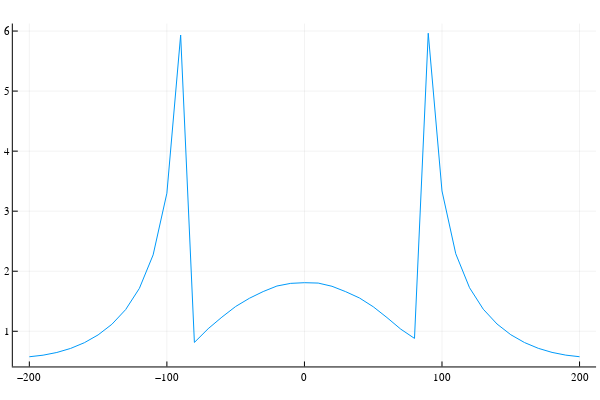

Here is the notebook cell this chart was saved with:
### Code cell
ind0 = findall(yA .== 0)[1]
plot(xA,imagenE[ind0,:],label="")

### Figure 1 — Plotly figure (JSON) as saved in the notebook; plotly's stock layout.template omitted (floating-point values rounded to 4 significant figures)
{"data": [{"colorbar": {"len": 0.9525, "title": {"text": ""}, "x": 0.9934, "y": 0.5139}, "legendgroup": "", "line": {"color": "rgba(0, 154, 250, 1.000)", "dash": "solid", "shape": "linear", "width": 1}, "mode": "lines", "name": "", "showlegend": false, "type": "scatter", "x": [-200, -190, -180, -170, -160, -150, -140, -130, -120, -110, -100, -90, -80, -70, -60, -50, -40, -30, -20, -10, 0, 10, 20, 30, 40, 50, 60, 70, 80, 90, 100, 110, 120, 130, 140, 150, 160, 170, 180, 190, 200], "xaxis": "x", "y": [0.5756, 0.6019, 0.6468, 0.7143, 0.8094, 0.9394, 1.116, 1.36, 1.715, 2.272, 3.3, 5.933, 0.8142, 1.042, 1.235, 1.413, 1.55, 1.661, 1.754, 1.798, 1.809, 1.803, 1.749, 1.659, 1.554, 1.408, 1.228, 1.036, 0.8812, 5.963, 3.337, 2.291, 1.725, 1.368, 1.121, 0.9428, 0.8119, 0.7161, 0.648, 0.6026, 0.576], "yaxis": "y"}], "layout": {"annotations": [], "height": 400, "legend": {"bgcolor": "rgba(255, 255, 255, 1.000)", "bordercolor": "rgba(0, 0, 0, 1)", "borderwidth": 1, "font": {"color": "rgba(0, 0, 0, 1)", "family": "sans-serif", "size": 11}, "title": {"font": {"color": "rgba(0, 0, 0, 1)", "family": "sans-serif", "size": 15}, "text": ""}, "tracegroupgap": 0, "traceorder": "normal", "x": 1, "xanchor": "auto", "y": 1, "yanchor": "auto"}, "margin": {"b": 20, "l": 0, "r": 0, "t": 20}, "paper_bgcolor": "rgba(255, 255, 255, 1.000)", "plot_bgcolor": "rgba(255, 255, 255, 1.000)", "showlegend": true, "width": 600, "xaxis": {"anchor": "y", "domain": [0.02138, 0.9934], "gridcolor": "rgba(0, 0, 0, 0.1)", "gridwidth": 0.5, "linecolor": "rgba(0, 0, 0, 1)", "mirror": false, "range": [-212, 212], "showgrid": true, "showline": true, "showticklabels": true, "tickangle": 0, "tickcolor": "rgb(0, 0, 0)", "tickfont": {"color": "rgba(0, 0, 0, 1)", "family": "sans-serif", "size": 11}, "tickmode": "array", "ticks": "inside", "ticktext": ["−200", "−100", "0", "100", "200"], "tickvals": [-200, -100, 0, 100, 200], "title": {"font": {"color": "rgba(0, 0, 0, 1)", "family": "sans-serif", "size": 15}, "text": ""}, "type": "linear", "visible": true, "zeroline": false, "zerolinecolor": "rgba(0, 0, 0, 1)"}, "yaxis": {"anchor": "x", "domain": [0.03762, 0.9902], "gridcolor": "rgba(0, 0, 0, 0.1)", "gridwidth": 0.5, "linecolor": "rgba(0, 0, 0, 1)", "mirror": false, "range": [0.414, 6.125], "showgrid": true, "showline": true, "showticklabels": true, "tickangle": 0, "tickcolor": "rgb(0, 0, 0)", "tickfont": {"color": "rgba(0, 0, 0, 1)", "family": "sans-serif", "size": 11}, "tickmode": "array", "ticks": "inside", "ticktext": ["1", "2", "3", "4", "5", "6"], "tickvals": [1, 2, 3, 4, 5, 6], "title": {"font": {"color": "rgba(0, 0, 0, 1)", "family": "sans-serif", "size": 15}, "text": ""}, "type": "linear", "visible": true, "zeroline": false, "zerolinecolor": "rgba(0, 0, 0, 1)"}}}
